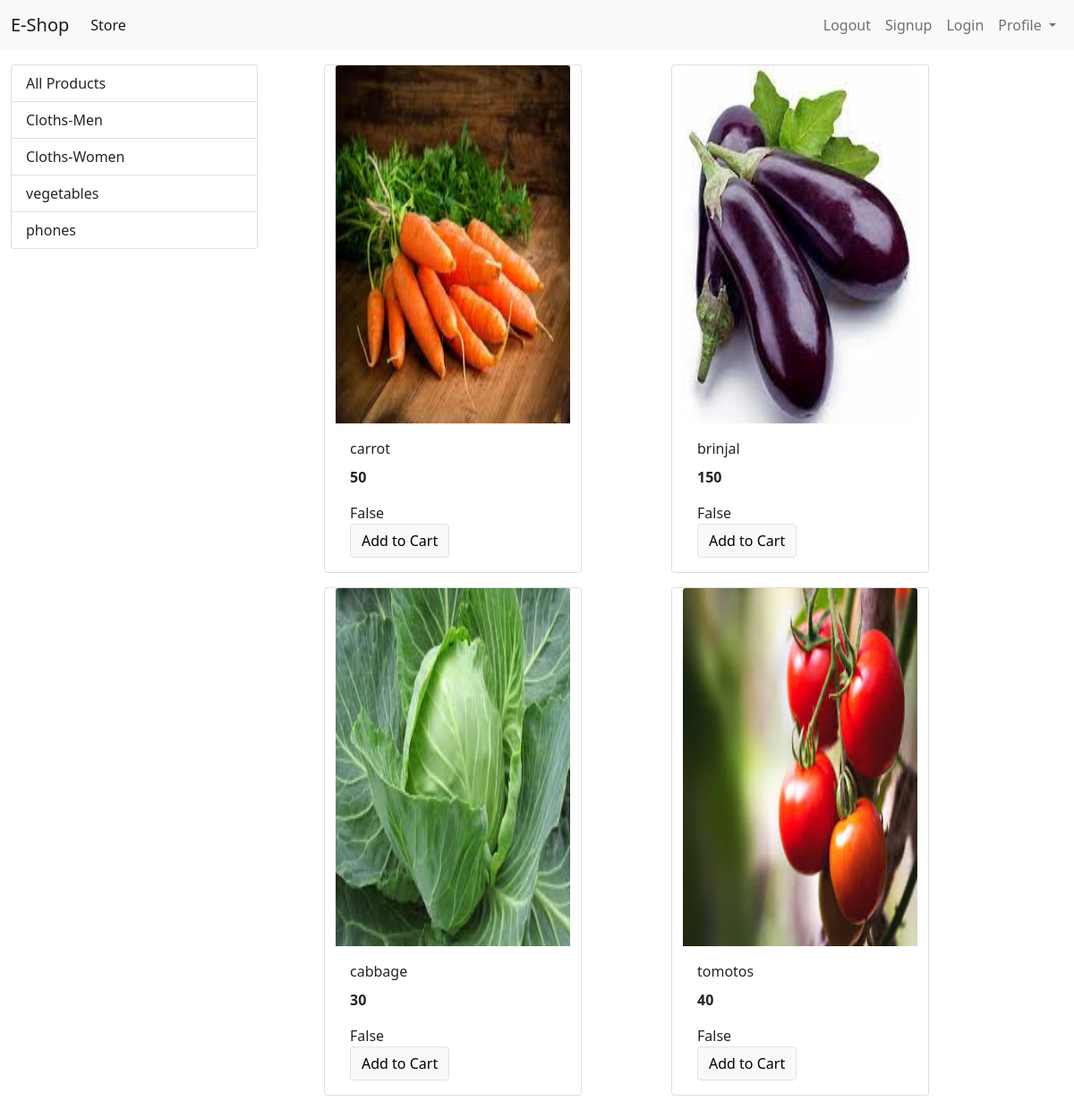
Screenshot of /?category=3 with the database file from the repository.
### store/models/category.py (models this page shows, shortened)
class CategoryModel(models.Model):
    name=models.CharField(max_length=50)
    @staticmethod
    def get_all_categories():
        return CategoryModel.objects.all()

### store/models/product.py (models this page shows, shortened)
class ProductModel(models.Model):
    name=models.CharField(max_length=50)
    price=models.IntegerField(default=0)
    description=models.CharField(max_length=100,default='')
    image=models.ImageField(upload_to='uploads/product/')
    category=models.ForeignKey(CategoryModel,default=1,on_delete=models.CASCADE)
    @staticmethod
    def get_all_products_by_categoryid(category_id):
        if category_id:
             return ProductModel.objects.filter(category=category_id)
        else:
            return ProductModel.get_all_products()

### store/views/index.py (the view, shortened to what this page needs)
# urls.py: path('',Index.as_view(), name='homepage'),
class Index(View):
   def get(self,request):
      cart=request.session.get('cart')
      if not cart:
         request.session.cart={}
      products=None
      category = CategoryModel.get_all_categories()
      categoryId = request.GET.get('category')
      if categoryId:
         products = ProductModel.get_all_products_by_categoryid(categoryId)
      else:
         products = ProductModel.get_all_products()
      data = {}
      data['products'] = products
      data['category'] = category
      print('you are :', request.session.get('email'))
      return render(request, "index.html", data)

### store/templatetags/cart.py (called while the page is built)
@register.filter(name='is_in_cart')
def is_in_cart(product,cart):
    keys=cart.keys()
    for id in keys:
        if int(id) == product.id:
            return True
    return False

### store/templates/index.html (shortened to what this page needs)
{% extends 'base.html' %}
  {% block content %}
      {% load cart %}
  <div class="container-fluid mt-3">
      <div class="row">
      <div class="col-lg-3">
          <div class="list-group">
              <a href="/" class="list-group-item list-group-item-action">All Products</a>
              {% for category in category %}
  <a href="/?category={{ category.id }}" class="list-group-item list-group-item-action">{{ category.name }}</a>
              {% endfor %}
</div>
      </div>
          <div id="products" class="col-lg-8">
              <div class="row mx-auto">
      {% for product in products %}
    <div class="card mx-auto mb-3" style="width: 18rem;">
  <img src="{{ product.image.url }}" class="card-img-top" alt="..." width="150" height="400">
  <div class="card-body">
    <p class="card-title">{{ product.name }}</p>
    <p class="card-text"><b>{{ product.price }}</b></p>
      {{ product | is_in_cart:request.session.cart }}
      <form action="/" method="post">
    <input type="submit" class="float-right btn btn-light border btb-sm" value="Add to Cart">
      </form>
  </div>
</div>
    {% endfor %}
  </div>
      </div>
          </div>
      </div>
{% endblock %}

### rows the page displays
CategoryModel: name "Cloths-Men"
CategoryModel: name "Cloths-Women"
CategoryModel: name "vegetables"
CategoryModel: name "phones"
ProductModel: image (picture), name "carrot", price "50", session "False"
ProductModel: image (picture), name "brinjal", price "150", session "False"
ProductModel: image (picture), name "cabbage", price "30", session "False"
ProductModel: image (picture), name "tomotos", price "40", session "False"
